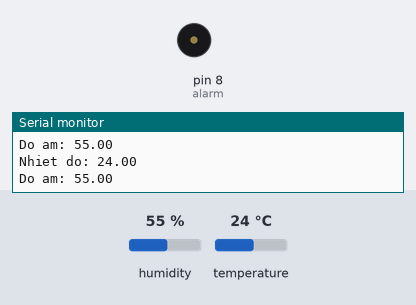
This sketch was run on a simulated Arduino Uno, built with avr-gcc and run on an emulated ATmega328P. On the bench: buzzer (waves = sounding), the last lines printed to the serial monitor. The inputs (shaded band) are chosen by the test bench; at power-on: temperature 24 °C, humidity 55 %.

Above: at 2.8 s.
2.9 s: temperature set to 26 °C
5.6 s: temperature set to 29 °C
At 7.1 s:
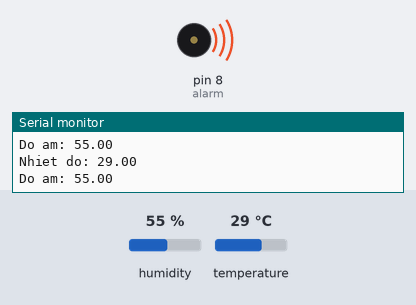
Timing chart, 0 to 8.6 s (numbered marks = the images above; inputs shaded):
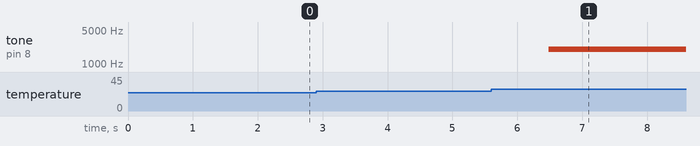

Measured:
- the behaviour switches between 27 and 28 °C on temperature (found by bisection; images 0 and 1)
- after the input at 5.6 s, tone on pin 8 (alarm): silent → 2017 Hz after 0.89 s

The sketch:

temperature_sensor.ino
```cpp
#include <DHT.h>
float sinVal = 0;
float toneVal = 0;
const int DHTPIN = 4;
const int DHTTYPE = DHT11;
int alarm = 8;
DHT dht(DHTPIN, DHTTYPE);
void setup() {
  Serial.begin(9600);
  pinMode(alarm, OUTPUT);
  dht.begin();
}

void loop() {
  float h = dht.readHumidity();
  float t = dht.readTemperature();

  Serial.print("Nhiet do: ");
  Serial.println(t);
  Serial.print("Do am: ");
  Serial.println(h);
  Serial.println();
  if(t >= 28.0) {
    sinWaveSound();
  } else {
    noTone(alarm);
  }
  delay(1000);
}
//dat: chan input
void sinWaveSound(){
  for(int x = 0; x < 180; x++) {
    sinVal = (sin(x * (3.1412 / 180)));
    toneVal = 2000 + (int(sinVal * 1000));
    tone(alarm, toneVal);
    delay(2);
  }
}
```
